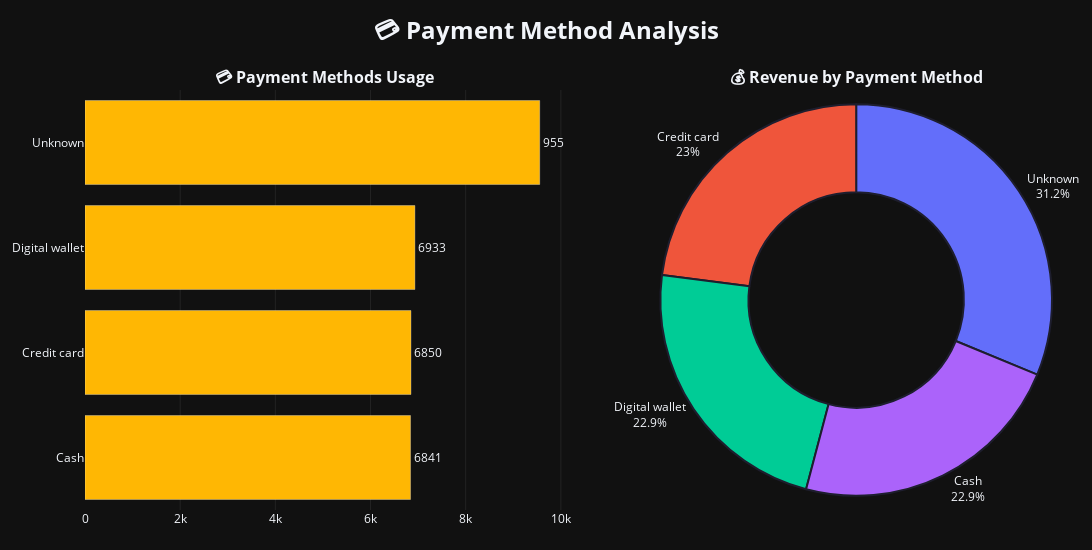

The cell this chart's notebook holds for it:
### Code cell
fig = make_subplots(
    rows=1, cols=2,
    specs=[[{"type": "xy"}, {"type": "domain"}]],
    column_widths=[0.55, 0.45],
    subplot_titles=(
        "<b>💳 Payment Methods Usage</b>",
        "<b>💰 Revenue by Payment Method</b>"
    )
)

# ---- LEFT: HORIZONTAL BAR (USAGE) ----
fig.add_trace(
    go.Bar(
        x=payment_method_and_quantity["items_sold"],
        y=payment_method_and_quantity.index,
        orientation="h",
        marker=dict(
            color="#FFB703",
            line=dict(color="rgba(255,255,255,0.3)", width=1)
        ),
        text=payment_method_and_quantity["items_sold"],
        textposition="outside",
        hovertemplate="<b>%{y}</b><br>Transactions: %{x}<extra></extra>"
    ),
    row=1, col=1
)

# ---- RIGHT: DONUT (REVENUE) ----
fig.add_trace(
    go.Pie(
        labels=payment_method_and_revenue.index,
        values=payment_method_and_revenue["revenue"],
        hole=0.55,
        sort=False,
        textinfo="label+percent",
        textposition="outside",
        marker=dict(
            line=dict(color="#1E1E2E", width=2)
        ),
        hovertemplate=(
            "<b>%{label}</b><br>"
            "Revenue: %{value:,.0f}<br>"
            "Share: %{percent}<extra></extra>"
        ),
        name="Revenue"
    ),
    row=1, col=2
)

# ---- LAYOUT ----
fig.update_layout(
    title=dict(
        text="<b>💳 Payment Method Analysis</b>",
        x=0.5,
        y=0.96,
        font=dict(size=24)
    ),
    template="plotly_dark",
    height=550,
    width=1200,
    showlegend=False,
    margin=dict(t=90, b=40, l=80, r=40)
)

fig.update_xaxes(
    showgrid=True,
    gridcolor="rgba(255,255,255,0.08)",
    zeroline=False,
    row=1, col=1
)

fig.update_yaxes(
    showgrid=False,
    autorange="reversed",
    row=1, col=1
)

fig.show()

### Figure 1 — Plotly figure (JSON) as saved in the notebook; plotly's stock layout.template omitted (floating-point values rounded to 4 significant figures)
{"data": [{"hovertemplate": "<b>%{y}</b><br>Transactions: %{x}<extra></extra>", "marker": {"color": "#FFB703", "line": {"color": "rgba(255,255,255,0.3)", "width": 1}}, "orientation": "h", "text": [9556.0, 6933.0, 6850.0, 6841.0], "textposition": "outside", "type": "bar", "x": [9556.0, 6933.0, 6850.0, 6841.0], "xaxis": "x", "y": ["Unknown", "Digital wallet", "Credit card", "Cash"], "yaxis": "y"}, {"domain": {"x": [0.595, 1], "y": [0, 1]}, "hole": 0.55, "hovertemplate": "<b>%{label}</b><br>Revenue: %{value:,.0f}<br>Share: %{percent}<extra></extra>", "labels": ["Unknown", "Credit card", "Digital wallet", "Cash"], "marker": {"line": {"color": "#1E1E2E", "width": 2}}, "name": "Revenue", "sort": false, "textinfo": "label+percent", "textposition": "outside", "type": "pie", "values": [27810.0, 20470.0, 20410.0, 20400.0]}], "layout": {"annotations": [{"font": {"size": 16}, "showarrow": false, "text": "<b>💳 Payment Methods Usage</b>", "x": 0.2475, "xanchor": "center", "xref": "paper", "y": 1, "yanchor": "bottom", "yref": "paper"}, {"font": {"size": 16}, "showarrow": false, "text": "<b>💰 Revenue by Payment Method</b>", "x": 0.7975, "xanchor": "center", "xref": "paper", "y": 1, "yanchor": "bottom", "yref": "paper"}], "height": 550, "margin": {"b": 40, "l": 80, "r": 40, "t": 90}, "showlegend": false, "title": {"font": {"size": 24}, "text": "<b>💳 Payment Method Analysis</b>", "x": 0.5, "y": 0.96}, "width": 1200, "xaxis": {"anchor": "y", "domain": [0, 0.495], "gridcolor": "rgba(255,255,255,0.08)", "showgrid": true, "zeroline": false}, "yaxis": {"anchor": "x", "autorange": "reversed", "domain": [0, 1], "showgrid": false}}}
